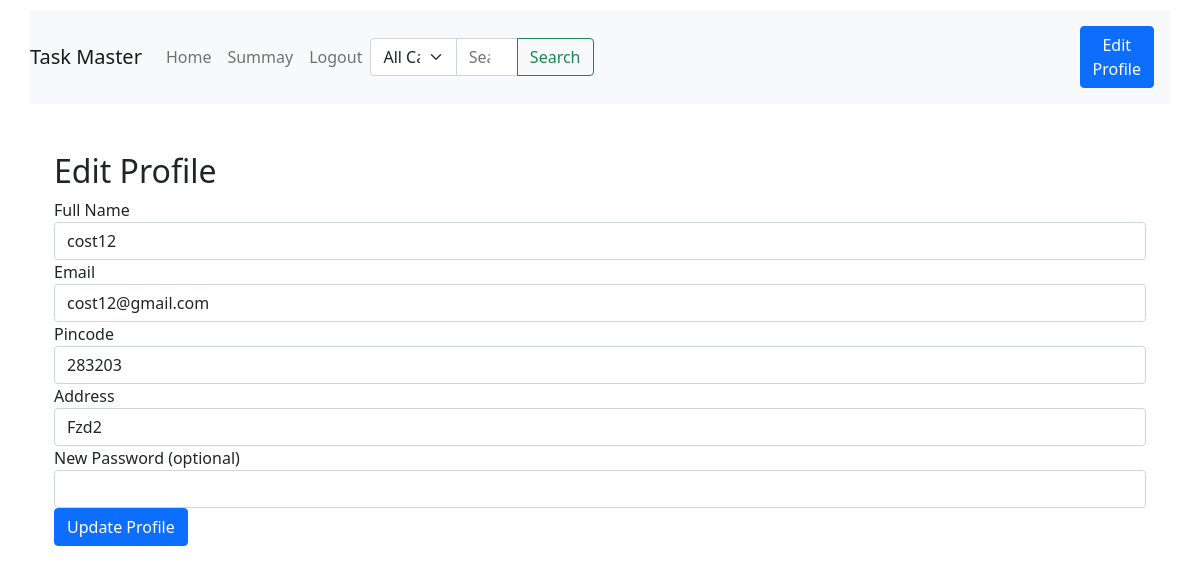
Page /edit_profile (signed in) on the committed database.
### backend/models.py (models this page shows)
class Costumer(db.Model):
    __tablename__="costumer"
    id=db.Column(db.Integer,primary_key=True)
    email=db.Column(db.String,nullable=False,unique=True)
    full_name=db.Column(db.String,nullable=False)
    password=db.Column(db.String,nullable=False)
    pincode=db.Column(db.String,nullable=False)
    Address=db.Column(db.String)
    role=db.Column(db.Integer,nullable=False,default=1)
    is_blocked = db.Column(db.Boolean, default=False)
    Service_request=db.relationship("Service_request",backref="costumer",lazy=True)

### backend/controllers.py (the view, shortened to what this page needs)
@app.route('/edit_profile',methods=['GET','POST'])
def edit_profile():
    if 'costumer_id'in session:
        user = Costumer.query.get(session['costumer_id'])
        template = '/costumer/edit_profile.html'
        user_type = 'costumer'
    elif 'professional_id' in session:
        user = Professional.query.get(session['professional_id'])
        template = '/professional/edit_profile.html'
        user_type = 'professional'
    else:
        flash('Login to continue')
        return redirect(url_for('login'))
    return render_template(template, user=user)

### templates/costumer/edit_profile.html
{% extends 'layout2.html' %}
{% block content %}
<div class="container mt-5">
    <h2>Edit Profile</h2>
    <form method="POST" action="{{ url_for('edit_profile') }}">
        <div class="form-group">
            <label>Full Name</label>
            <input type="text" name="full_name" class="form-control" value="{{ user.full_name }}" required>
        </div>
        <div class="form-group">
            <label>Email</label>
            <input type="email" name="email" class="form-control" value="{{ user.email }}" required>
        </div>
        <div class="form-group">
            <label>Pincode</label>
            <input type="text" name="pincode" class="form-control" value="{{ user.pincode }}" required>
        </div>
        <div class="form-group">
            <label>Address</label>
            <input type="text" name="address" class="form-control" value="{{ user.Address }}">
        </div>
        <div class="form-group">
            <label>New Password (optional)</label>
            <input type="password" name="new_password" class="form-control">
        </div>
        <button type="submit" class="btn btn-primary">Update Profile</button>
    </form>
</div>
{% endblock %}

### templates/layout2.html (style rules this page uses)
body { margin: 0; padding: 0; }

### rows in the picture
Costumer: full_name "cost12", email "cost12@gmail.com", pincode "283203", address "Fzd2"
